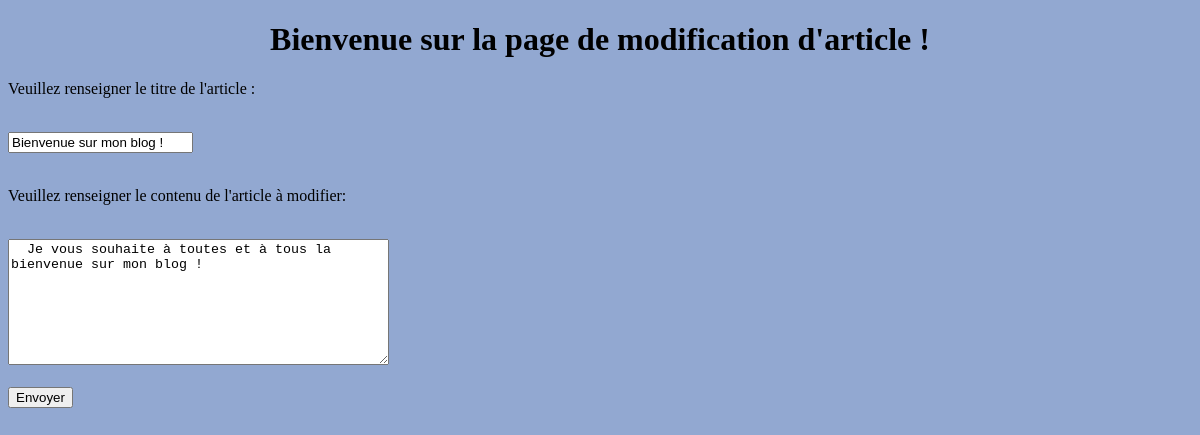
/Admin/modifierArticle.php?billet=1, run on the app's committed database.
### tables this page shows
CREATE TABLE IF NOT EXISTS `billets` (
  `id` int(11) NOT NULL AUTO_INCREMENT,
  `titre` varchar(255) NOT NULL,
  `contenu` text NOT NULL,
  `date_creation` datetime NOT NULL,
  PRIMARY KEY (`id`)
);

### Admin/modifierArticle.php (the view, shortened to what this page needs)
<!DOCTYPE html>
<html>
    <head>
        <link href="blogAdmin.css" rel="stylesheet" />
    </head>
    <body>
        <h1>Bienvenue sur la page de modification d'article !</h1>
        <?php
            try
            {
                $bdd = new PDO('mysql:host=localhost;dbname=blog_db;charset=utf8', 'root', '');
            }
            catch(Exception $e)
            {
                die('Erreur : '.$e->getMessage());
            }
$id_billet = htmlspecialchars($_GET['billet']);
$req = $bdd->prepare('SELECT titre, contenu FROM billets WHERE id = :billet')or die(print_r($bdd->errorInfo()));
$req->execute(array(
    'billet' => $id_billet
));
while ($donnees = $req->fetch())
    {
      $titreArticle = $donnees['titre'];
      $contenuArticle = $donnees['contenu'];
    }
 ?>
        <form action="modifierArticle_post.php" method="post" >
          <p>
            Veuillez renseigner le titre de l'article :
            <br/> <br/>
          </p>
          <input type="text" name="titreAticle" value="<?php echo $titreArticle; ?>" />
          <br/> <br/>
          <p>
            Veuillez renseigner le contenu de l'article à modifier:
            <br/> <br/>
          </p>
          <textarea name="contenuArticle" rows="8" cols="45" > <?php echo $contenuArticle; ?> </textarea>
          <br/> <br/>
          <input type="submit" value="Envoyer" />
        </form>
      </body>
</html>

### Admin/BlogAdmin.css (style rules this page uses)
h1, h3 { text-align:center; }
body { background-color: #92a8d1; }

### data on the page
billets: titreAticle "Bienvenue sur mon blog !", contenuArticle "Je vous souhaite à toutes et à tous la bienvenue sur mon blog !"
